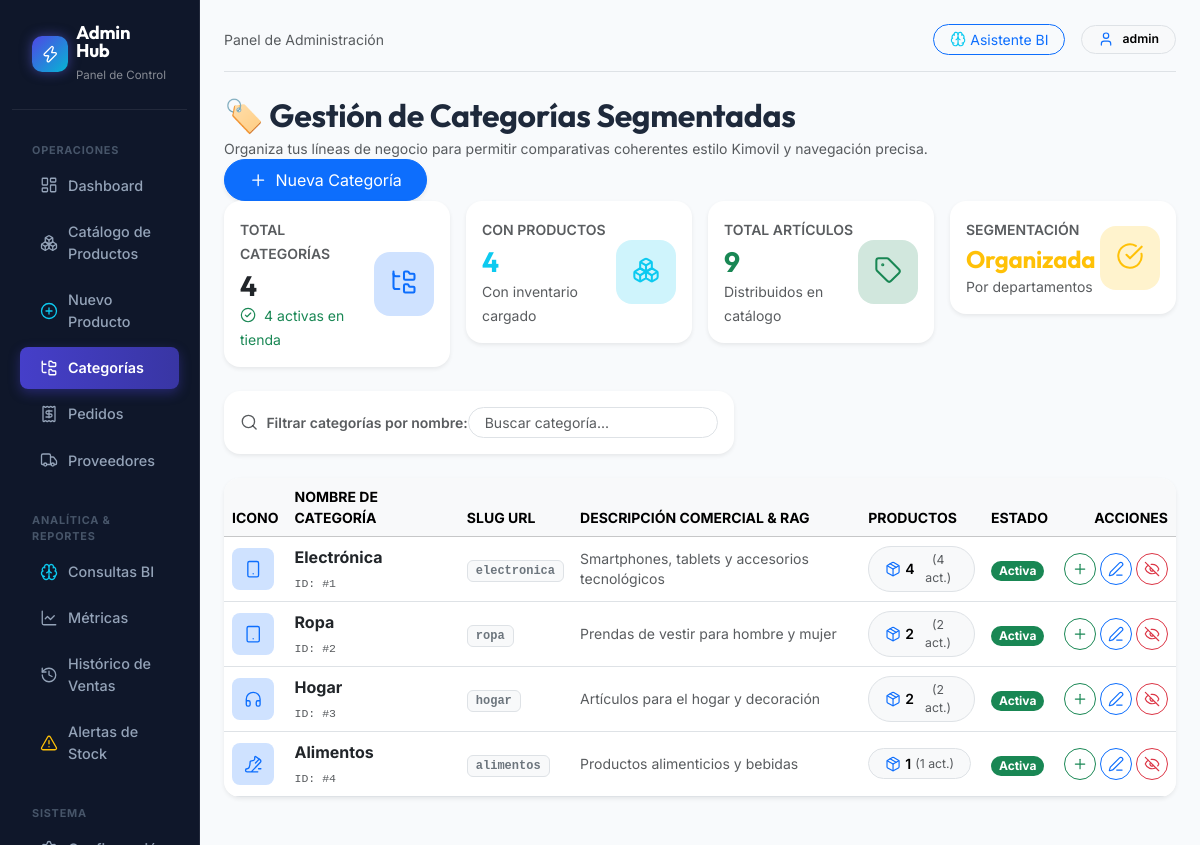
Page /admin/categorias.php (signed in) on the committed database.
### tables this page shows
CREATE TABLE `categorias` (
  `id` int(10) UNSIGNED NOT NULL,
  `nombre` varchar(100) NOT NULL,
  `descripcion` text DEFAULT NULL,
  `slug` varchar(120) NOT NULL COMMENT 'URL amigable, ej: electronica',
  `activa` tinyint(1) NOT NULL DEFAULT 1,
  `creado_en` timestamp NOT NULL DEFAULT current_timestamp()
);

### includes/icons.php (called while the page is built, shortened)
<?php
if (!function_exists('resolverIconoLucide')) {
    function resolverIconoLucide(string|null $iconoRaw = '', int $catId = 0): string {
        $iconoRaw = trim((string)$iconoRaw);
        $porId = [
            1 => 'smartphone',
            2 => 'tablet',
            3 => 'headphones',
            4 => 'sport-shoe',
            5 => 'shirt',
            6 => 'cooking-pot',
            7 => 'bed-double',
            8 => 'coffee',
        ];
        if ($catId > 0 && isset($porId[$catId]) && (empty($iconoRaw) || str_contains($iconoRaw, 'fa-'))) {
            return $porId[$catId];
        }
        return $porId[$catId] ?? 'tag';
    }
}

### admin/categorias.php (the view, shortened to what this page needs)
<?php
require_once __DIR__ . '/../includes/icons.php';
$pdo = Database::getConnection();
$categorias = $pdo->query("
    SELECT c.*, COUNT(p.id) as total_productos,
           SUM(CASE WHEN p.activo = 1 THEN 1 ELSE 0 END) as productos_activos
    FROM categorias c
    LEFT JOIN productos p ON c.id = p.categoria_id
    GROUP BY c.id
    ORDER BY c.id ASC
")->fetchAll(PDO::FETCH_ASSOC);
$totalCats = count($categorias);
$catsActivas = count(array_filter($categorias, fn($c) => $c['activa'] == 1));
$catsConProductos = count(array_filter($categorias, fn($c) => $c['total_productos'] > 0));
$totalProductosGlobal = array_sum(array_column($categorias, 'total_productos'));
?>
<div class="d-flex flex-wrap justify-content-between align-items-center mb-4">
    <div>
        <h2 class="fw-bold mb-1 brand-font">🏷️ Gestión de Categorías Segmentadas</h2>
        <p class="text-muted small mb-0">
            Organiza tus líneas de negocio para permitir comparativas coherentes estilo Kimovil y navegación precisa.
           <div class="d-flex align-items-center gap-2">
        <a href="categoria_form.php" class="btn btn-primary rounded-pill px-4 py-2 d-inline-flex align-items-center gap-2 shadow-sm">
            <i data-lucide="plus"></i>
            <span>Nueva Categoría</span>
        </a>
    </div>
</div>
<div class="row g-3 mb-4">
    <div class="col-sm-6 col-xl-3">
        <div class="card border-0 shadow-sm rounded-4 p-3 bg-white">
            <div class="d-flex justify-content-between align-items-center">
                <div>
                    <span class="text-muted small fw-semibold text-uppercase">Total Categorías</span>
                    <h3 class="fw-bold mb-0 mt-1"><?= $totalCats ?></h3>
                    <small class="text-success"><i data-lucide="check-circle-2" class="me-1"></i> <?= $catsActivas ?> activas en tienda</small>
                </div>
                <div class="p-3 bg-primary-subtle text-primary rounded-4">
                    <i data-lucide="folder-tree" style="width:28px;height:28px;"></i>
                </div>
            </div>
        </div>
    </div>
    <div class="col-sm-6 col-xl-3">
        <div class="card border-0 shadow-sm rounded-4 p-3 bg-white">
            <div class="d-flex justify-content-between align-items-center">
                <div>
                    <span class="text-muted small fw-semibold text-uppercase">Con Productos</span>
                    <h3 class="fw-bold mb-0 mt-1 text-info"><?= $catsConProductos ?></h3>
                    <small class="text-muted">Con inventario cargado</small>
                </div>
                <div class="p-3 bg-info-subtle text-info rounded-4">
                    <i data-lucide="boxes" style="width:28px;height:28px;"></i>
                </div>
            </div>
        </div>
    </div>
    <div class="col-sm-6 col-xl-3">
        <div class="card border-0 shadow-sm rounded-4 p-3 bg-white">
            <div class="d-flex justify-content-between align-items-center">
                <div>
                    <span class="text-muted small fw-semibold text-uppercase">Total Artículos</span>
                    <h3 class="fw-bold mb-0 mt-1 text-success"><?= $totalProductosGlobal ?></h3>
                    <small class="text-muted">Distribuidos en catálogo</small>
                </div>
                <div class="p-3 bg-success-subtle text-success rounded-4">
                    <i data-lucide="tag" style="width:28px;height:28px;"></i>
                </div>
            </div>
        </div>
    </div>
    <div class="col-sm-6 col-xl-3">
        <div class="card border-0 shadow-sm rounded-4 p-3 bg-white">
            <div class="d-flex justify-content-between align-items-center">
                <div>
                    <span class="text-muted small fw-semibold text-uppercase">Segmentación</span>
                    <h4 class="fw-bold mb-0 mt-1 text-warning">Organizada</h4>
                    <small class="text-muted">Por departamentos</small>
                </div>
                <div class="p-3 bg-warning-subtle text-warning rounded-4">
                    <i data-lucide="check-circle" style="width:28px;height:28px;"></i>
                </div>
            </div>
        </div>
    </div>
</div>
<div class="card border-0 shadow-sm rounded-4 p-3 mb-4 bg-white">
    <div class="d-flex justify-content-between align-items-center">
        <div class="d-flex align-items-center gap-2">
            <i data-lucide="search" class="text-muted"></i>
            <span class="fw-semibold small text-muted">Filtrar categorías por nombre:</span>
        </div>
        <input type="text" id="tabla-buscador-cat" class="form-control form-control-sm rounded-pill px-3" placeholder="Buscar categoría..." style="width: 250px;">
    </div>
</div>
<div class="card border-0 shadow-sm rounded-4 overflow-hidden bg-white">
    <div class="table-responsive">
        <table class="table table-hover align-middle mb-0" id="tabla-categorias">
            <thead class="table-light text-muted small text-uppercase">
                <tr>
                    <th style="width: 60px;">Icono</th>
                    <th>Nombre de Categoría</th>
                    <th>Slug URL</th>
                    <th>Descripción Comercial & RAG</th>
                    <th>Productos</th>
                    <th>Estado</th>
                    <th class="text-end">Acciones</th>
                </tr>
            </thead>
            <tbody>
            <?php foreach ($categorias as $cat):
                $lucideCat = resolverIconoLucide($cat['icono'] ?? '', (int)$cat['id']);
            ?>
                <tr class="<?= $cat['activa'] ? '' : 'table-light text-muted opacity-75' ?>">
                    <td>
                        <div class="p-2 bg-primary-subtle text-primary rounded-3 text-center" style="width: 42px; height: 42px; display: flex; align-items: center; justify-content: center;">
                            <i data-lucide="<?= htmlspecialchars($lucideCat) ?>"></i>
                        </div>
                    </td>
                    <td>
                        <div class="fw-bold text-dark fs-6"><?= htmlspecialchars($cat['nombre']) ?></div>
                        <small class="text-muted font-monospace" style="font-size: 0.72rem;">ID: #<?= $cat['id'] ?></small>
                    </td>
                    <td>
                        <span class="badge bg-light text-secondary border font-monospace px-2 py-1">
                            <?= htmlspecialchars($cat['slug']) ?>
                        </span>
                    </td>
                    <td style="max-width: 320px;">
                        <small class="text-muted d-block" style="line-height: 1.4;">
                            <?= htmlspecialchars($cat['descripcion'] ?: 'Sin descripción detallada') ?>
                        </small>
                    </td>
                    <td>
                        <a href="productos.php?cat=<?= $cat['id'] ?>" class="btn btn-sm btn-light border rounded-pill px-3 py-1 text-decoration-none d-inline-flex align-items-center gap-1" title="Ver productos de esta categoría">
                            <i data-lucide="package" class="text-primary"></i>
                            <span class="fw-semibold"><?= (int)$cat['total_productos'] ?></span>
                            <span class="text-muted small">(<?= (int)$cat['productos_activos'] ?> act.)</span>
                        </a>
                    </td>
                    <td>
                        <?php if ($cat['activa']): ?>
                            <span class="badge bg-success rounded-pill px-2 py-1">Activa</span>
                        <?php else: ?>
                            <span class="badge bg-secondary rounded-pill px-2 py-1">Oculta</span>
                        <?php endif; ?>
                    </td>
                    <td class="text-end">
                        <div class="d-inline-flex gap-1">
                            <a href="producto_form.php?categoria_id=<?= $cat['id'] ?>" class="btn btn-sm btn-outline-success rounded-circle" title="Crear producto en esta categoría" style="width: 32px; height: 32px; display: inline-flex; align-items: center; justify-content: center;">
                                <i data-lucide="plus"></i>
                            </a>
                            <a href="categoria_form.php?id=<?= $cat['id'] ?>" class="btn btn-sm btn-outline-primary rounded-circle" title="Editar categoría" style="width: 32px; height: 32px; display: inline-flex; align-items: center; justify-content: center;">
                                <i data-lucide="edit-3"></i>
                            </a>
                            <a href="categorias.php?toggle_activa=<?= $cat['id'] ?>"
                               class="btn btn-sm btn-outline-<?= $cat['activa'] ? 'danger' : 'success' ?> rounded-circle"
                               style="width: 32px; height: 32px; display: inline-flex; align-items: center; justify-content: center;"
                               onclick="return confirm('<?= $cat['activa'] ? '¿Desactivar esta categoría? No se mostrará en los filtros de la tienda.' : '¿Reactivar esta categoría? Volverá a estar visible.' ?>')"
                               title="<?= $cat['activa'] ? 'Desactivar' : 'Reactivar' ?>">
                                <i data-lucide="<?= $cat['activa'] ? 'eye-off' : 'eye' ?>"></i>
                            </a>
                        </div>
                    </td>
                </tr>
            <?php endforeach; ?>
            </tbody>
        </table>
    </div>
</div>
<?php
require 'layout.php';

### assets/css/admin.css (style rules this page uses)
:root { --admin-bg: #f8fafc; --admin-sidebar: #0f172a; --admin-card: #ffffff; --admin-primary: #4f46e5; --admin-text-main: #1e293b; --admin-text-muted: #64748b; --admin-border: #e2e8f0; }
body { font-family: 'Inter', sans-serif; background-color: var(--admin-bg); color: var(--admin-text-main); }
h1, h2, h3, h4, h5, h6, .brand-font { font-family: 'Outfit', sans-serif; letter-spacing: -0.01em; }
[data-lucide], .lucide { width: 1.15em; height: 1.15em; stroke-width: 1.75px !important; vertical-align: -0.15em; stroke: currentColor; fill: none; display: inline-block; flex-shrink: 0; }

### rows in the picture
categorias: nombre "Electrónica", id "1", slug "electronica", descripcion "Smartphones, tablets y accesorios tecnológicos", total_productos "4", productos_activos "4", activa "Activa"
categorias: nombre "Ropa", id "2", slug "ropa", descripcion "Prendas de vestir para hombre y mujer", total_productos "2", productos_activos "2", activa "Activa"
categorias: nombre "Hogar", id "3", slug "hogar", descripcion "Artículos para el hogar y decoración", total_productos "2", productos_activos "2", activa "Activa"
categorias: nombre "Alimentos", id "4", slug "alimentos", descripcion "Productos alimenticios y bebidas", total_productos "1", productos_activos "1", activa "Activa"

### other values in the picture
$_SESSION['admin_user'] "admin"
$totalCats "4"
$catsActivas "4"
$catsConProductos "4"
$totalProductosGlobal "9"
